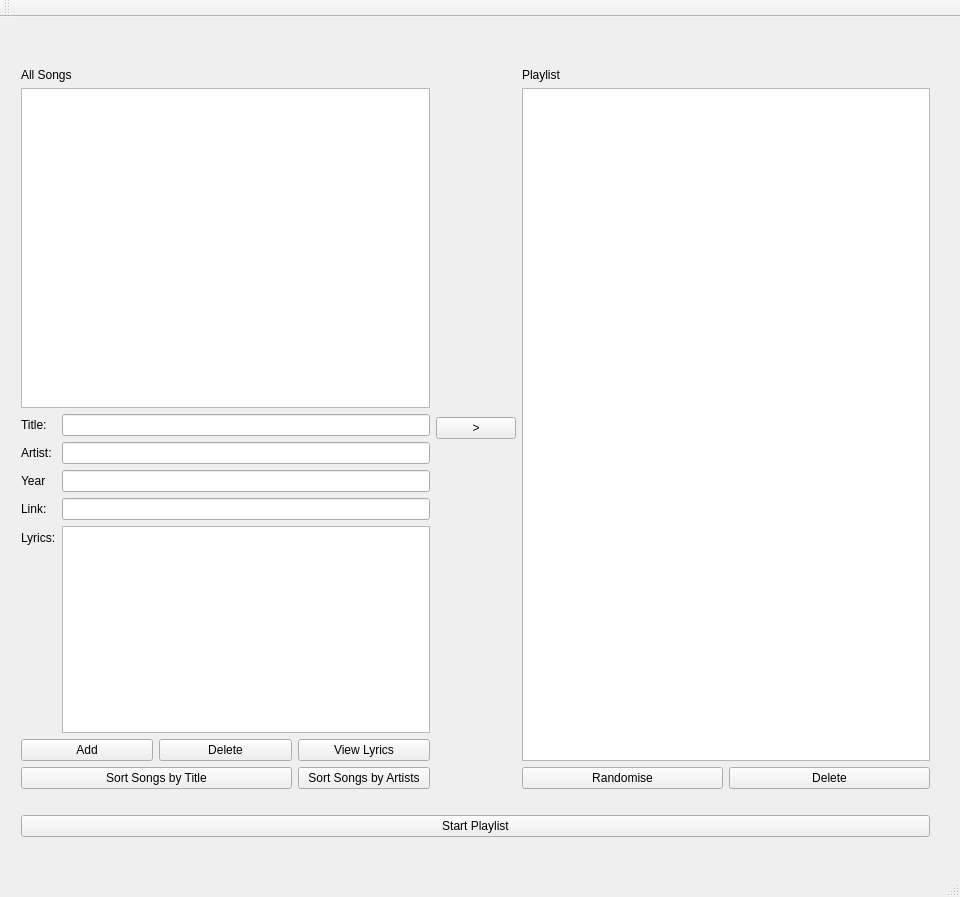
<?xml version="1.0" encoding="UTF-8"?>
<ui version="4.0">
 <class>QtSongPlaylistClass</class>
 <widget class="QMainWindow" name="QtSongPlaylistClass">
  <property name="geometry">
   <rect>
    <x>0</x>
    <y>0</y>
    <width>960</width>
    <height>897</height>
   </rect>
  </property>
  <property name="sizePolicy">
   <sizepolicy hsizetype="Minimum" vsizetype="Preferred">
    <horstretch>0</horstretch>
    <verstretch>0</verstretch>
   </sizepolicy>
  </property>
  <property name="minimumSize">
   <size>
    <width>19</width>
    <height>0</height>
   </size>
  </property>
  <property name="windowTitle">
   <string>QtSongPlaylist</string>
  </property>
  <widget class="QWidget" name="centralWidget">
   <widget class="QWidget" name="verticalLayoutWidget">
    <property name="geometry">
     <rect>
      <x>10</x>
      <y>40</y>
      <width>931</width>
      <height>791</height>
     </rect>
    </property>
    <layout class="QVBoxLayout" name="verticalLayout">
     <item>
      <layout class="QHBoxLayout" name="horizontalLayout_5">
       <item>
        <layout class="QVBoxLayout" name="verticalLayout_4">
         <item>
          <widget class="QLabel" name="label">
           <property name="text">
            <string>All Songs</string>
           </property>
          </widget>
         </item>
         <item>
          <widget class="QListWidget" name="listWidget">
           <property name="enabled">
            <bool>true</bool>
           </property>
           <property name="sizePolicy">
            <sizepolicy hsizetype="MinimumExpanding" vsizetype="Expanding">
             <horstretch>0</horstretch>
             <verstretch>0</verstretch>
            </sizepolicy>
           </property>
           <property name="minimumSize">
            <size>
             <width>16</width>
             <height>0</height>
            </size>
           </property>
          </widget>
         </item>
         <item>
          <layout class="QFormLayout" name="formLayout">
           <item row="0" column="0">
            <widget class="QLabel" name="titleLabel">
             <property name="text">
              <string>Title:</string>
             </property>
            </widget>
           </item>
           <item row="0" column="1">
            <widget class="QLineEdit" name="titleLineEdit"/>
           </item>
           <item row="1" column="0">
            <widget class="QLabel" name="artistLabel">
             <property name="text">
              <string>Artist: </string>
             </property>
            </widget>
           </item>
           <item row="1" column="1">
            <widget class="QLineEdit" name="artistLineEdit"/>
           </item>
           <item row="2" column="0">
            <widget class="QLabel" name="yearLabel">
             <property name="text">
              <string>Year</string>
             </property>
            </widget>
           </item>
           <item row="2" column="1">
            <widget class="QLineEdit" name="yearLineEdit"/>
           </item>
           <item row="3" column="0">
            <widget class="QLabel" name="linkLabel">
             <property name="text">
              <string>Link:</string>
             </property>
            </widget>
           </item>
           <item row="3" column="1">
            <widget class="QLineEdit" name="linkLineEdit"/>
           </item>
           <item row="4" column="0">
            <widget class="QLabel" name="lirycsLabel">
             <property name="text">
              <string>Lyrics:</string>
             </property>
            </widget>
           </item>
           <item row="4" column="1">
            <widget class="QTextEdit" name="LyricsEdit"/>
           </item>
          </layout>
         </item>
         <item>
          <layout class="QGridLayout" name="gridLayout_2">
           <item row="0" column="2">
            <widget class="QPushButton" name="LyricsButton">
             <property name="text">
              <string>View Lyrics</string>
             </property>
            </widget>
           </item>
           <item row="0" column="0">
            <widget class="QPushButton" name="addButton">
             <property name="text">
              <string>Add</string>
             </property>
            </widget>
           </item>
           <item row="1" column="2">
            <widget class="QPushButton" name="sortByArtistsButton">
             <property name="text">
              <string>Sort Songs by Artists</string>
             </property>
            </widget>
           </item>
           <item row="1" column="0" colspan="2">
            <widget class="QPushButton" name="SortbyTitleButton">
             <property name="text">
              <string>Sort Songs by Title</string>
             </property>
            </widget>
           </item>
           <item row="0" column="1">
            <widget class="QPushButton" name="deleteButton">
             <property name="text">
              <string>Delete</string>
             </property>
            </widget>
           </item>
          </layout>
         </item>
        </layout>
       </item>
       <item>
        <widget class="QPushButton" name="Button_Next_in_Playlist">
         <property name="text">
          <string>&gt;</string>
         </property>
        </widget>
       </item>
       <item>
        <layout class="QVBoxLayout" name="verticalLayout_6">
         <item>
          <widget class="QLabel" name="label_2">
           <property name="text">
            <string>Playlist</string>
           </property>
          </widget>
         </item>
         <item>
          <widget class="QListWidget" name="playlist"/>
         </item>
         <item>
          <layout class="QHBoxLayout" name="horizontalLayout_4">
           <item>
            <widget class="QPushButton" name="RandomiseButton">
             <property name="text">
              <string>Randomise</string>
             </property>
            </widget>
           </item>
           <item>
            <widget class="QPushButton" name="PlaylistDeleteButton">
             <property name="text">
              <string>Delete</string>
             </property>
            </widget>
           </item>
          </layout>
         </item>
        </layout>
       </item>
      </layout>
     </item>
     <item>
      <spacer name="horizontalSpacer">
       <property name="orientation">
        <enum>Qt::Horizontal</enum>
       </property>
       <property name="sizeHint" stdset="0">
        <size>
         <width>40</width>
         <height>20</height>
        </size>
       </property>
      </spacer>
     </item>
     <item>
      <widget class="QPushButton" name="playButton">
       <property name="text">
        <string>Start Playlist</string>
       </property>
      </widget>
     </item>
    </layout>
   </widget>
  </widget>
  <widget class="QMenuBar" name="menuBar">
   <property name="geometry">
    <rect>
     <x>0</x>
     <y>0</y>
     <width>960</width>
     <height>26</height>
    </rect>
   </property>
  </widget>
  <widget class="QToolBar" name="mainToolBar">
   <attribute name="toolBarArea">
    <enum>TopToolBarArea</enum>
   </attribute>
   <attribute name="toolBarBreak">
    <bool>false</bool>
   </attribute>
  </widget>
  <widget class="QStatusBar" name="statusBar"/>
 </widget>
 <layoutdefault spacing="6" margin="11"/>
 <resources>
  <include location="QtSongPlaylist.qrc"/>
 </resources>
 <connections/>
</ui>
